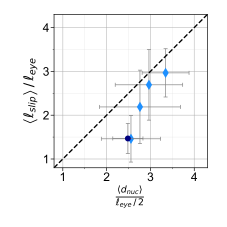

Recreate this plot in Python.
## Imports
# Science
import matplotlib.patches as patches
import matplotlib.gridspec as gridspec

main_folder = 'E:/manuscrit_these/'
main_folder = '../'


with open(main_folder + "parameters.py", 'r') as f:
        exec(f.read())

##

data_fig_4 = np.load(main_folder+"data_for_figures/figure_4.npy",allow_pickle=True).all()

lc_list_nuc                 = data_fig_4["lc_list_nuc"]
ell_per_lc_nuc              = data_fig_4["ell_per_lc_nuc"]
ell_per_lc_nuc_solid        = data_fig_4["ell_per_lc_nuc_solid"]
lc_solid_mean               = data_fig_4["lc_solid_mean"]
ell_per_lc_nuc_width        = data_fig_4["ell_per_lc_nuc_width"]
ell_per_lc_nuc_width_solid  = data_fig_4["ell_per_lc_nuc_width_solid"]



data_fig_5 = np.load(main_folder + "data_for_figures/figure_5.npy",allow_pickle=True).all()

lc_solid_mean                   = data_fig_5["lc_solid_mean"]
ell_per_lc_round_solid          = data_fig_5["ell_per_lc_round_solid"]
lc_list_round                   = data_fig_5["lc_list_round"]
ell_per_lc_round                = data_fig_5["ell_per_lc_round"]
ell_per_lc_round_width          = data_fig_5["ell_per_lc_round_width"]
ell_per_lc_round_width_solid    = data_fig_5["ell_per_lc_round_width_solid"]


mean_lc                         = data_fig_5["mean_lc"]
lc_event                        = data_fig_5["lc_event"]
ell                             = data_fig_5["ell"]
is_solid                        = data_fig_5["is_solid"]




###

fig,ax_4 = plt.subplots(1)
fig.set_size_inches(size_fig_ell_nuc_ell_slip)


ax_4.errorbar(ell_per_lc_nuc*1000/15,
        ell_per_lc_round*1000/30,
        xerr = ell_per_lc_nuc_width*1000/15,
        yerr = ell_per_lc_round_width*1000/30,
        fmt=" ",capsize=error_bar_width,color="k",
        ecolor=error_bar_color,
        elinewidth=.5,alpha=error_bar_alpha,markeredgewidth=markeredgewidth)


ax_4.scatter(ell_per_lc_nuc*1000/15,
        ell_per_lc_round*1000/30,
        c=main_plot_color,s=scatter_size*2,
        marker="d",zorder=2,
        edgecolors="k",linewidth=0.01)


ax_4.errorbar(ell_per_lc_nuc_solid*1000/15,
        ell_per_lc_round_solid*1000/30,
        xerr = ell_per_lc_nuc_width_solid*1000/15,
        yerr = ell_per_lc_round_width_solid*1000/30,
        fmt=" ",capsize=error_bar_width,color="k",
        ecolor=error_bar_color,
        elinewidth=.5,alpha=error_bar_alpha,markeredgewidth=markeredgewidth)


ax_4.scatter(ell_per_lc_nuc_solid*1000/15,
        ell_per_lc_round_solid*1000/30,
        c=solid_solid_color,s=scatter_size*4/3,
        marker="o",zorder=2,
        edgecolors="k",linewidth=0.01)



ax_4.plot([0,4.3],[0,4.3],linestyle = '--',color = "k")


#ax_4.legend()
ax_4.set_xlim(0.8,4.3)
ax_4.set_ylim(0.8,4.3)
#ax_4.set_ylim(23,120)
ax_4.set_xlabel(r"$\frac{\left\langle d_{nuc}\right\rangle}{\ell_{eye}\,/\,2}$",labelpad = 1.5)
ax_4.set_ylabel(r"$\left\langle\ell_{slip}\right\rangle\,/\,\ell_{eye}$")

ax_4.xaxis.set_minor_locator(MultipleLocator(0.5))
ax_4.xaxis.set_major_locator(MultipleLocator(1))
ax_4.yaxis.set_minor_locator(MultipleLocator(0.5))
ax_4.yaxis.set_major_locator(MultipleLocator(1))
#ax_4.yaxis.set_minor_locator(MultipleLocator(25))
#ax_4.yaxis.set_major_locator(MultipleLocator(50))


set_grid(ax_4)
ax_4.set_aspect('equal')

plt.tight_layout()


fig.savefig(main_folder + "Figures_chap_article/ell_nuc_ell_slip.png",dpi=dpi_global)
fig.savefig(main_folder + "Figures_chap_article/ell_nuc_ell_slip.pdf")
fig.savefig(main_folder + "Figures_chap_article/ell_nuc_ell_slip.svg")
plt.close('all')


